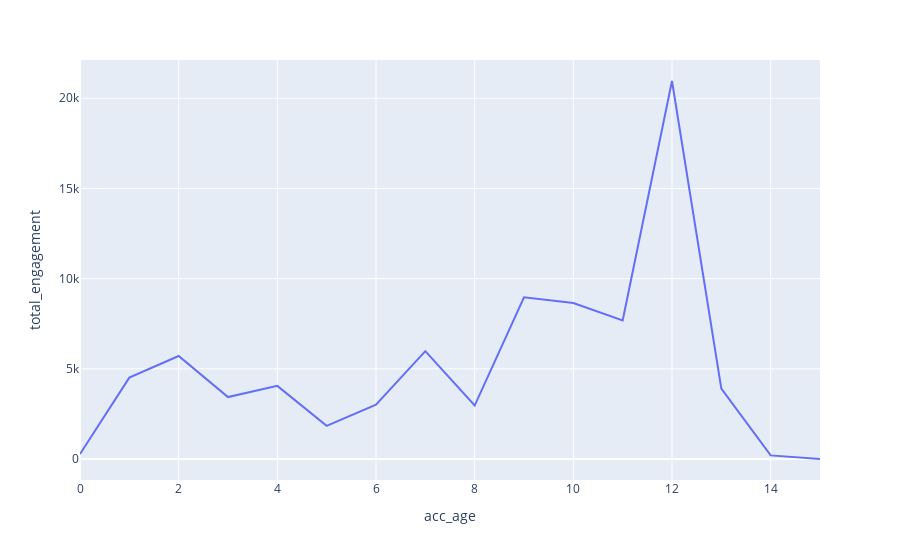

The notebook cell this image was saved under:
### Markdown cell above
## Account age per Engagement

### Code cell
age=df.groupby('acc_age',as_index=False).agg({'total_engagement':'sum'})
px.line(age,x='acc_age',y='total_engagement',labels={'x':'age','y':'engagement'})

### Figure 1 — Plotly figure (JSON) as saved in the notebook; plotly's stock layout.template omitted (floating-point values rounded to 4 significant figures)
{"data": [{"hovertemplate": "acc_age=%{x}<br>total_engagement=%{y}<extra></extra>", "legendgroup": "", "line": {"color": "#636efa", "dash": "solid"}, "mode": "lines", "name": "", "orientation": "v", "showlegend": false, "type": "scatter", "x": [0, 1, 2, 3, 4, 5, 6, 7, 8, 9, 10, 11, 12, 13, 14, 15], "xaxis": "x", "y": [276, 4514, 5712, 3434, 4056, 1841, 3010, 5979, 2964, 8965, 8649, 7677, 20958, 3901, 199, 0], "yaxis": "y"}], "layout": {"legend": {"tracegroupgap": 0}, "margin": {"t": 60}, "xaxis": {"anchor": "y", "domain": [0, 1], "title": {"text": "acc_age"}}, "yaxis": {"anchor": "x", "domain": [0, 1], "title": {"text": "total_engagement"}}}}
